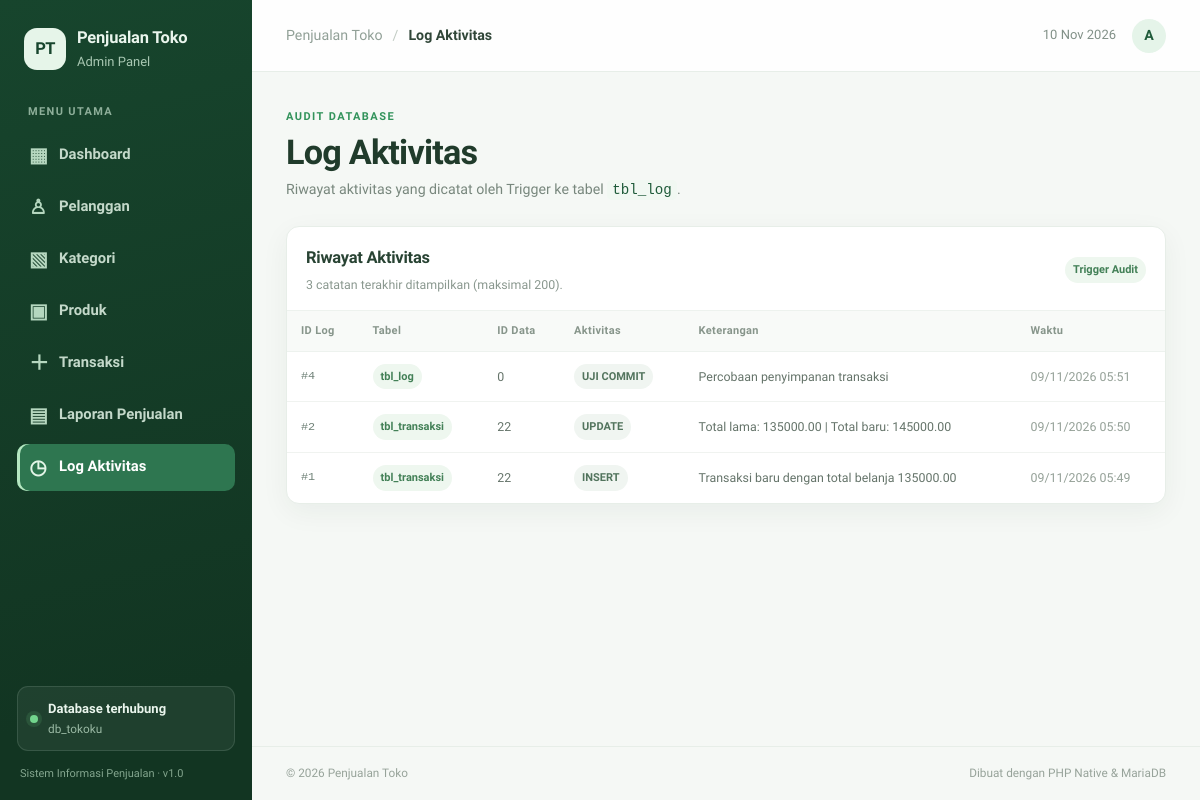
The app's page /index.php?page=log with its own data.
### tables this page shows
CREATE TABLE `tbl_log` (
  `id_log` int(11) NOT NULL,
  `nama_tabel` varchar(50) DEFAULT NULL,
  `id_data` int(11) DEFAULT NULL,
  `aktivitas` varchar(50) DEFAULT NULL,
  `keterangan` text DEFAULT NULL,
  `waktu` timestamp NOT NULL DEFAULT current_timestamp()
);

### index.php (called while the page is built, shortened)
<?php
require __DIR__ . '/includes/helpers.php';
$page = $_GET['page'] ?? 'dashboard';
require __DIR__ . '/includes/header.php';
$pageFile = __DIR__ . '/pages/' . $page . '.php';
require $pageFile;
require __DIR__ . '/includes/footer.php';

### includes/helpers.php (called while the page is built, shortened)
<?php
function e(mixed $value): string
{
    return htmlspecialchars((string)($value ?? ''), ENT_QUOTES, 'UTF-8');
}

### pages/log.php (the view)
<?php
$logs = $pdo->query('SELECT id_log, nama_tabel, id_data, aktivitas, keterangan, waktu FROM tbl_log ORDER BY id_log DESC LIMIT 200')->fetchAll();
?>
<section class="page-heading"><div><span class="eyebrow">AUDIT DATABASE</span><h1>Log Aktivitas</h1><p>Riwayat aktivitas yang dicatat oleh Trigger ke tabel <code>tbl_log</code>.</p></div></section>
<section class="panel panel-table"><div class="panel-heading"><div><h2>Riwayat Aktivitas</h2><p><?= count($logs) ?> catatan terakhir ditampilkan (maksimal 200).</p></div><span class="soft-badge">Trigger Audit</span></div>
    <div class="table-wrap"><table><thead><tr><th>ID Log</th><th>Tabel</th><th>ID Data</th><th>Aktivitas</th><th>Keterangan</th><th>Waktu</th></tr></thead><tbody><?php foreach ($logs as $log): ?><tr><td class="mono">#<?= e($log['id_log']) ?></td><td><span class="soft-badge"><?= e($log['nama_tabel']) ?></span></td><td><?= e($log['id_data']) ?></td><td><span class="activity-badge"><?= e($log['aktivitas']) ?></span></td><td class="log-description"><?= e($log['keterangan']) ?></td><td class="muted"><?= e(date('d/m/Y H:i', strtotime($log['waktu']))) ?></td></tr><?php endforeach; ?><?php if (!$logs): ?><tr><td colspan="6"><div class="empty-state"><span>◷</span><strong>Belum ada log aktivitas</strong><p>Log akan muncul ketika transaksi baru ditambahkan atau diperbarui melalui database.</p></div></td></tr><?php endif; ?></tbody></table></div>
</section>

### assets/css/style.css (style rules this page uses)
:root { --green-950: #123522; --green-900: #17452d; --green-800: #1f5b3a; --green-700: #287449; --green-600: #32935b; --green-500: #43a96b; --green-100: #e5f4e9; --green-50: #f1f8f2; --mint-100: #e4f7ef; --text: #203328; --muted: #78877d; --line: #e7eee8; --surface: #ffffff; --page: #f5f8f5; --danger: #c64d4d; --shadow: 0 8px 28px rgba(25, 63, 40, .055); }
* { box-sizing: border-box; }
html { min-width: 320px; scroll-behavior: smooth; }
body { margin: 0; background: var(--page); color: var(--text); font-family: 'Lexend', sans-serif; font-size: 16.5px; line-height: 1.6; }
code { color: var(--green-800); background: var(--green-50); padding: 2px 5px; border-radius: 5px; font-size: 1em; }
.page-heading { display: flex; align-items: flex-end; justify-content: space-between; gap: 20px; margin-bottom: 24px; }
.eyebrow { display: inline-block; margin-bottom: 6px; color: var(--green-600); font-size: 11px; font-weight: 800; letter-spacing: 1.45px; }
h1, h2, p { margin-top: 0; }
h1 { margin-bottom: 5px; color: #203b2b; font-family: 'Lexend', sans-serif; font-size: clamp(27.1px, 3vw, 34.2px); line-height: 1.22; letter-spacing: -.8px; }
.page-heading p { margin-bottom: 0; color: var(--muted); font-size: 14.2px; }
h2 { margin: 0 0 4px; color: #284333; font-family: 'Lexend', sans-serif; font-size: 16.5px; font-weight: 800; letter-spacing: -.25px; }
.panel-heading p { margin: 0; color: #8a988f; font-size: 12.4px; }
.panel { min-width: 0; border: 1px solid #e7eee8; border-radius: 13px; background: #fff; box-shadow: var(--shadow); }
.panel-heading { display: flex; align-items: center; justify-content: space-between; gap: 14px; padding: 18px 19px; }
.table-wrap { width: 100%; overflow-x: auto; }
table { width: 100%; border-collapse: collapse; text-align: left; white-space: nowrap; }
thead th { padding: 11px 14px; color: #87958b; background: #f8faf8; border-top: 1px solid #edf2ee; border-bottom: 1px solid #edf2ee; font-size: 11px; font-weight: 800; letter-spacing: .35px; }
tbody td, tfoot td { padding: 12px 14px; border-bottom: 1px solid #f0f3f0; color: #65746a; font-size: 12.4px; }
tbody tr:last-child td { border-bottom: 0; }
.mono { color: #708278; font-family: Consolas, 'Courier New', monospace; font-size: 11.8px; }
.muted { color: #94a097; }
.panel-table { overflow: hidden; }
.panel-table > .panel-heading { padding-bottom: 15px; }
.soft-badge, .stock-pill, .activity-badge { display: inline-flex; align-items: center; padding: 4px 8px; border-radius: 20px; color: #438057; background: #eef7ef; font-size: 11px; font-weight: 700; }
.log-description { min-width: 220px; max-width: 360px; white-space: normal; }
.activity-badge { color: #52745d; background: #f0f5f1; }

### records on screen
tbl_log: id_log "4", nama_tabel "tbl_log", id_data "0", aktivitas "UJI COMMIT", keterangan "Percobaan penyimpanan transaksi", waktu "09/11/2026 05:51"
tbl_log: id_log "2", nama_tabel "tbl_transaksi", id_data "22", aktivitas "UPDATE", keterangan "Total lama: 135000.00 | Total baru: 145000.00", waktu "09/11/2026 05:50"
tbl_log: id_log "1", nama_tabel "tbl_transaksi", id_data "22", aktivitas "INSERT", keterangan "Transaksi baru dengan total belanja 135000.00", waktu "09/11/2026 05:49"

### other values on screen
$item['icon'] "▦"
$item['label'] "Dashboard"
$item['icon'] "♙"
$item['label'] "Pelanggan"
$item['icon'] "▧"
$item['label'] "Kategori"
$item['icon'] "▣"
$item['label'] "Produk"
$item['icon'] "＋"
$item['label'] "Transaksi"
$item['icon'] "▤"
$item['label'] "Laporan Penjualan"
$item['icon'] "◷"
$item['label'] "Log Aktivitas"
$currentTitle "Log Aktivitas"
